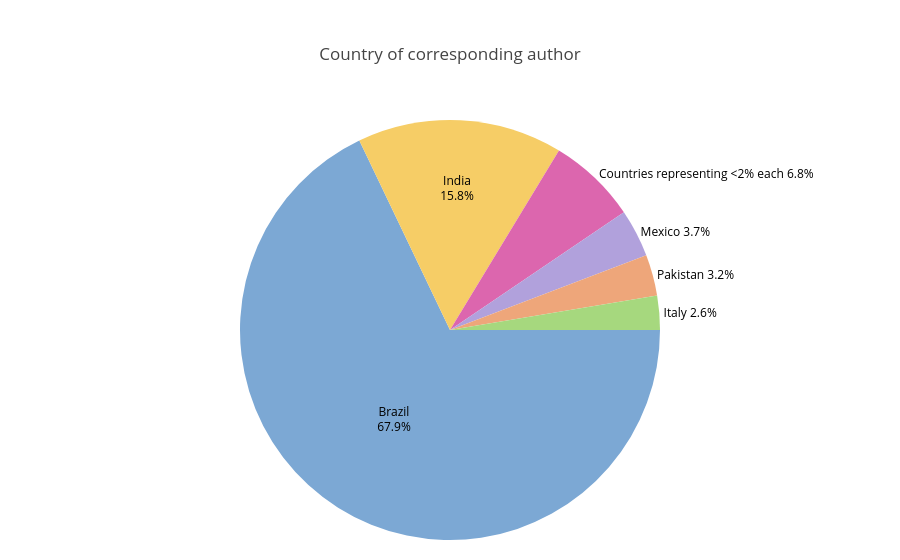

The notebook cell saved with this chart:
### Markdown cell above
## Country of Corresponding Author

### Code cell
# Title: Corresponding Author Country Distribution (Pie Chart)
# Description: Cleans and standardizes country names, groups countries contributing <2% of studies into a single "Countries representing <2% each" category, 
#              calculates percentages, renders a Plotly pie chart with adaptive label placement (inside/outside), and saves the figure as 'country_pie.png'.

# Warn about empty country fields (NaN or empty string = data issue)
for idx, row in df_all.iterrows():
    if pd.isna(row['Country of corresponding author']) or str(row['Country of corresponding author']).strip() == '':
        print(f"  RAWDATA CLEANUP NEEDED: Covidence #{row['Covidence #']} has empty country field")

# Prepare and normalize data
# TODO-RAWDATA: 'Parkistan' typo and 'Great Britain ' trailing space will be fixed in final data
country_series = (
    df_all['Country of corresponding author']
    .dropna()
    .astype(str)
    .str.strip()
    .replace({'N/A': 'Unknown', 'Parkistan': 'Pakistan'})
)

# Initial counts to determine <2% threshold
initial_counts = country_series.value_counts()
initial_total = int(initial_counts.sum())

# Group all countries contributing <2% into "Other"
threshold_pct = 2.0
to_other = initial_counts[(initial_counts / initial_total) * 100 < threshold_pct].index
country_series_grouped = country_series.replace({k: 'Countries representing <2% each' for k in to_other})

# Final counts/labels/values after grouping
country_counts = country_series_grouped.value_counts()
labels = country_counts.index.tolist()
values = country_counts.values.tolist()

# Compute percentages and set label positions
total = int(sum(values))
percentages = [(v / total) * 100 if total else 0 for v in values]
percentages_cutoff = 10
text_positions = ['outside' if p < percentages_cutoff else 'inside' for p in percentages]
custom_text = [
    f"{label}<br>{percent:.1f}%" if position == 'inside'
    else f"{label} {percent:.1f}%"
    for label, percent, position in zip(labels, percentages, text_positions)
]

# Build pie chart (Plotly shows leader lines automatically for outside labels)
country_pie = go.Figure(
    data=[
        go.Pie(
            labels=labels,
            values=values,
            text=custom_text,
            textinfo='text',
            textposition=text_positions,
            insidetextorientation='horizontal',
            sort=False,
            direction='clockwise',
            rotation=90,
        )
    ]
)

country_pie.update_traces(
    textfont=dict(size=12, color='black'),
    insidetextfont=dict(color='black'),
)

textfont = dict(size=12, color='black'),
country_pie.update_layout(
    title='Country of corresponding author',
    showlegend=False,
    margin=dict(t=120, b=20, l=20, r=20)
)

country_pie.show()  #Plotly figures are data objects when created, call .show() to display them

#Save the figure as a PNG file. Note: matplotlib uses .figure.savefig(), plotly uses .write_image().
country_pie.write_image('country_pie.png', width=800, height=600, scale=2)

### Figure 1 — Plotly figure (JSON) as saved in the notebook; plotly's stock layout.template omitted (floating-point values rounded to 4 significant figures)
{"data": [{"direction": "clockwise", "insidetextorientation": "horizontal", "labels": ["Brazil", "India", "Countries representing <2% each", "Mexico", "Pakistan", "Italy"], "rotation": 90, "sort": false, "text": ["Brazil<br>67.9%", "India<br>15.8%", "Countries representing <2% each 6.8%", "Mexico 3.7%", "Pakistan 3.2%", "Italy 2.6%"], "textinfo": "text", "textposition": ["inside", "inside", "outside", "outside", "outside", "outside"], "values": [129, 30, 13, 7, 6, 5], "type": "pie", "textfont": {"color": "black", "size": 12}, "insidetextfont": {"color": "black"}}], "layout": {"margin": {"t": 120, "b": 20, "l": 20, "r": 20}, "title": {"text": "Country of corresponding author"}, "showlegend": false}}
